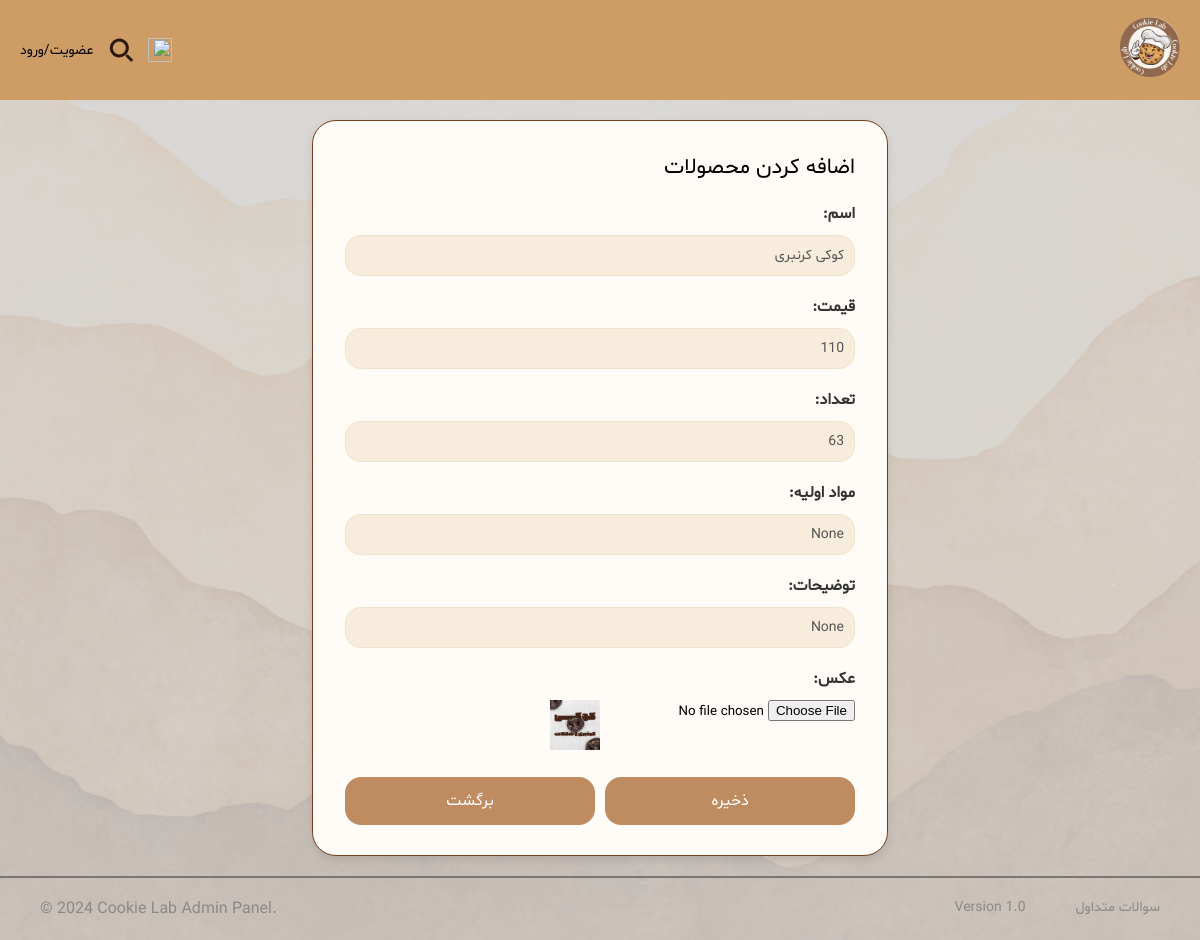
The app's page /products/edit/2/, older data.
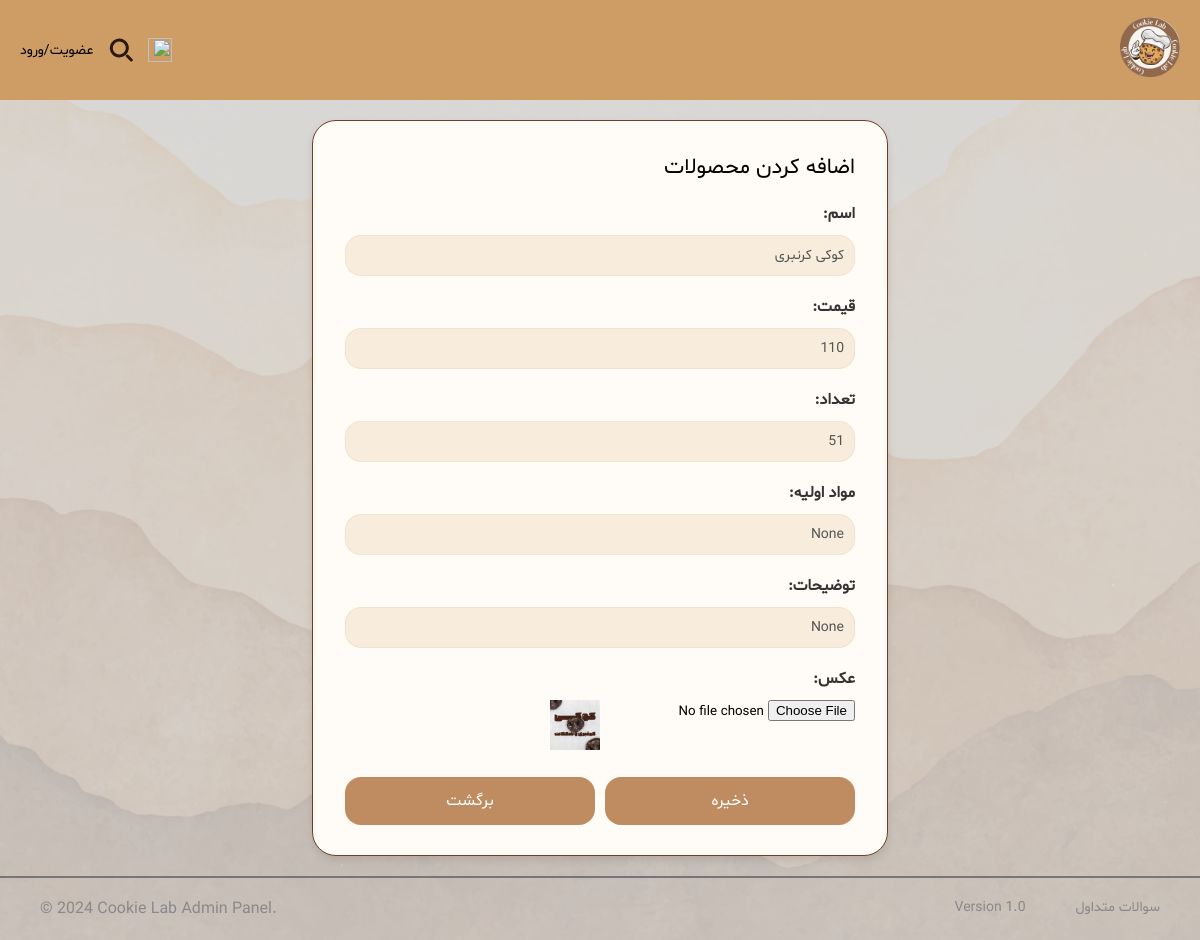
The same page, newer data.
### shop/models.py (models this page shows, shortened)
class Product(models.Model):
    name = models.CharField(max_length=100)
    price = models.PositiveIntegerField()
    quantity = models.PositiveIntegerField()
    image = models.ImageField(upload_to='images', null=True, blank=True)  # Image field added
    ingredient= models.CharField(max_length=500,null=True, blank=True)
    description=models.CharField(max_length=1000,null=True, blank=True)

### shop/views.py (the view, shortened to what this page needs)
# urls.py: path('products/edit/<int:pk>/', views.product_edit, name='product_edit'),  # Edit product
def product_edit(request, pk):
    product = get_object_or_404(Product, pk=pk)
    return render(request, 'shop/product_edit.html', {'product': product, 'title': 'ویرایش محصول'})

### shop/templates/shop/product_edit.html (shortened to what this page needs)
{% load static %}
<!DOCTYPE html>
<html lang="fa">
<head>
    <link rel="stylesheet" href="{% static 'add_product.css' %}">
</head>
<body>
<header>
    <nav class="navbar_logo">
        <div class="menu">
           <a class="link_logo" href="{% url 'home' %}">
                 <img class="MiniLogo" src="{% static 'Pictures/logo_cropped.png' %}"/>
            </a>
        </div>
        <div class="navbar">
            <a class="enter" href="{% url 'cart' %}">
                <img class="cart" src="{% static 'Pictures/cart.png' %}" width="24px" height="24px"/>
            </a>
            <img class="search" src="{% static 'Pictures/search.svg' %}" width="24px" height="24px"/>
            {% if not user.is_authenticated %}
            <a class="enter" href="{% url 'login' %}">
                عضویت/ورود
            </a>
            {% endif %}
        </div>
    </nav>
</header>
<main>
<div class="container">
    <div class="card">
        <div class="title_add">
            <p>اضافه کردن محصولات</p>
        </div>
   <form method="post" enctype="multipart/form-data">
    <label for="product_name">اسم:</label>
    <input type="text" name="product_name" class="product_input" required placeholder="اسم محصول" value="{{ product.name }}">
    <label for="product_price">قیمت:</label>
    <input type="number" name="product_price" class="product_input" required placeholder="قیمت محصول" value="{{ product.price }}">
    <label for="product_quantity">تعداد:</label>
    <input type="number" name="product_quantity" class="product_input" required placeholder="تعداد محصول" value="{{ product.quantity }}">
    <label for="product_materials">مواد اولیه:</label>
    <input type="text" name="product_materials" class="product_input" placeholder="مواد اولیه محصول" value="{{ product.ingredient }}">
    <label for="product_description">توضیحات:</label>
    <input type="text" name="product_description" class="product_input" rows="4" placeholder="توضیحات محصول" value="{{ product.description }}">
    <label for="product_image">عکس:</label>
    <div class="file-input">
        <input type="file" name="product_image" id="product_image" accept="image/*">
        {% if product.image %}
        <div>
            <img src="{{ product.image.url }}" alt="Current product image" width="50px" height="50px">
        </div>
    {% endif %}
    </div>
    <div class="button-group">
        <button type="submit" class="login-btn">ذخیره</button>
        <a href="{% url 'admin_panel' %}" class="signup-btn">برگشت</a>
    </div>
</form>
    </div>
</div>
</main>
<footer>
  <div class="footer-content2">
      <div class="footer-content">
          <p>سوالات متداول</p>
      <p>Version 1.0</p>
      </div>
    <p id="copyright">© 2024 Cookie Lab Admin Panel. </p>
  </div>
</footer>
</body>
</html>

Row changes from the older to the newer data that the page shows:
changed Product "کوکی کرنبری": product_quantity "63" → "51"
